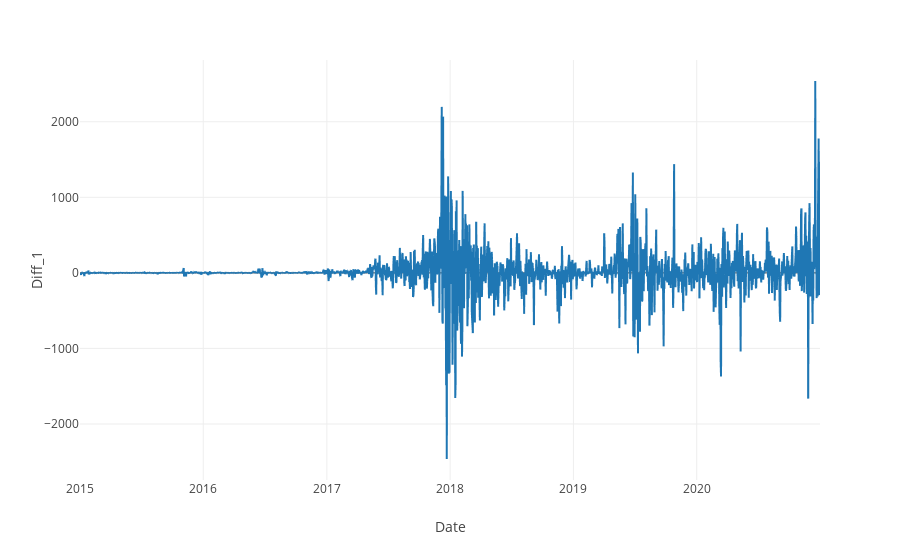

This figure's notebook cell:
### Code cell
ilinechart(df, 'Date', 'Diff_1')

### Figure 1 — Plotly figure (JSON) as saved in the notebook; plotly's stock layout.template omitted (floating-point values rounded to 4 significant figures; data arrays with more than 128 entries replaced by an {"elided": "..."} marker saying what was removed)
{"data": [{"hovertemplate": "Date=%{x}<br>Diff_1=%{y}<extra></extra>", "legendgroup": "", "line": {"color": "#1F77B4", "dash": "solid"}, "mode": "lines", "name": "", "showlegend": false, "type": "scattergl", "x": {"elided": "2192 str values"}, "xaxis": "x", "y": {"elided": "2192 float values"}, "yaxis": "y"}], "layout": {"legend": {"tracegroupgap": 0}, "margin": {"t": 60}, "xaxis": {"anchor": "y", "domain": [0, 1], "title": {"text": "Date"}}, "yaxis": {"anchor": "x", "domain": [0, 1], "title": {"text": "Diff_1"}}}}
